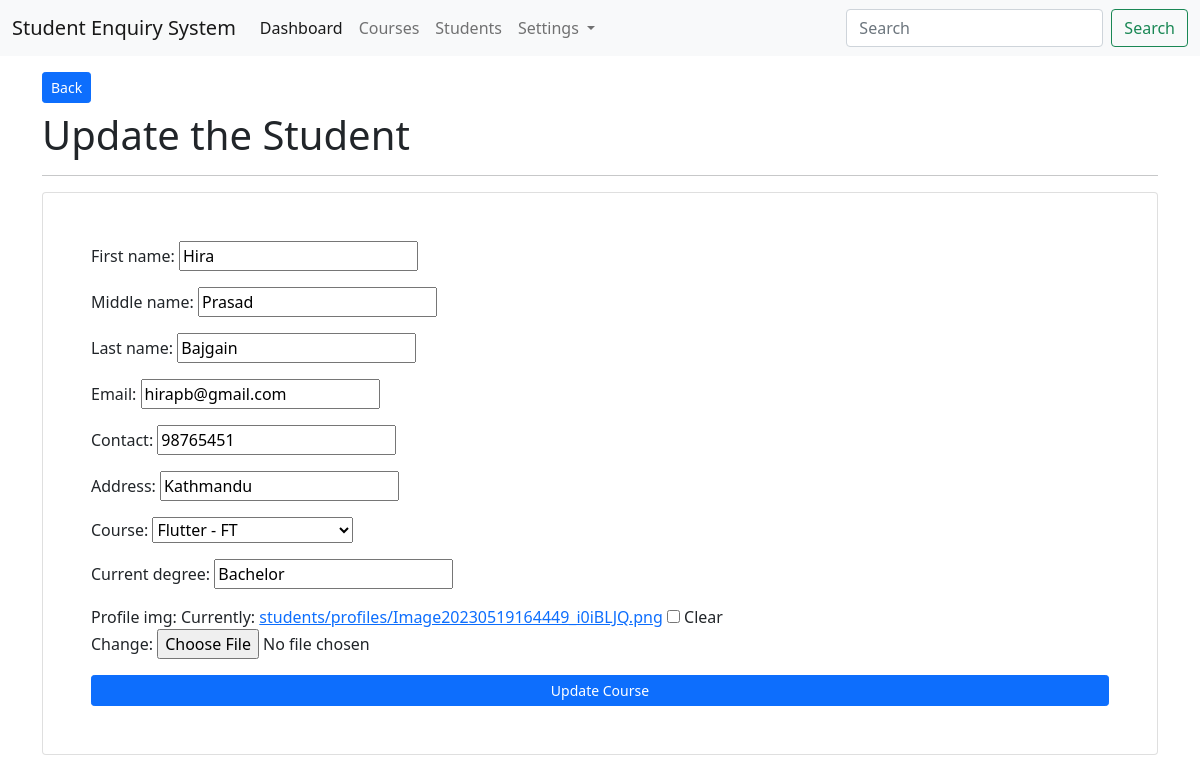
The app's page /students/edit/2/ (signed in) with its own data.
### app_students/models.py (models this page shows, shortened)
class StudentModel(models.Model):
    first_name = models.CharField(max_length=200)
    middle_name = models.CharField(max_length=200, null=True, blank=True)
    last_name = models.CharField(max_length=200)
    email = models.EmailField(unique=True)
    contact = models.CharField(max_length=20)
    address =  models.CharField(max_length=200)
    current_degree = models.CharField(max_length=200)
    profile_img = models.FileField(upload_to='students/profiles/', null=True, blank=True)
    course = models.ForeignKey(CourseModel, on_delete=models.CASCADE)
    created_at = models.DateTimeField(auto_now_add=True)
    user = models.ForeignKey(User, on_delete=models.CASCADE)
    class Meta:
        db_table = 'tbl_students'

### app_students/views.py (the view)
# urls.py: path('edit/<int:id>/', views.student_edit, name='student-edit'),
@login_required(login_url='/login')
def student_edit(request, id):
    student = StudentModel.objects.get(id=id)
    form = StudentCreateForm(instance=student)
    context = {"form": form}
    if request.method == "POST":
        std = StudentCreateForm(data=request.POST, instance=student, files=request.FILES)
        if std.is_valid():
            std.save()
            return redirect("student-index")
        return redirect("student-edit", id)
    return render(request, 'students/edit.html', context)

### app_students/forms.py
class StudentCreateForm(forms.ModelForm):
    class Meta:
        fields = ("first_name", "middle_name", "last_name", "email", "contact", "address", "course", "current_degree", "profile_img")
        model = StudentModel

### app_courses/models.py (called while the page is built)
    def __str__(self):
        return self.course_name + " - " + self.course_code

### templates/students/edit.html (shortened to what this page needs)
{% extends 'layouts/master.html' %}
{% block content %}
<div class="container">
    <a href="{% url 'student-index' %}" class="btn btn-primary btn-sm mt-3 mb-2">Back</a>
    <h1>Update the Student</h1>
    <hr>
    <div class="card p-5 mt-3">
        <form action="#" method="post" enctype="multipart/form-data">
            {{ form.as_p }}
            <input type="submit" class="btn btn-sm btn-primary col-12" value="Update Course">
        </form>
    </div>
</div>
{% endblock %}

### records on screen
StudentModel: first_name "Hira", middle_name "Prasad", last_name "Bajgain", email "hirapb@gmail.com", contact "98765451", address "Kathmandu", course "Flutter - FT", current_degree "Bachelor"
